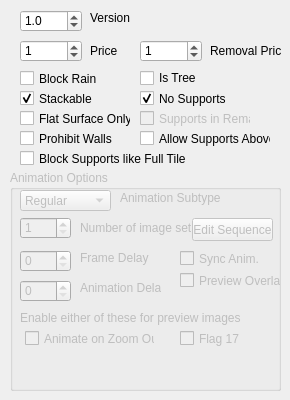
        <widget class="QWidget" name="tab_minorSettings">
         <attribute name="title">
          <string>Minor Settings</string>
         </attribute>
         <widget class="QDoubleSpinBox" name="doubleSpinBox_version">
          <property name="geometry">
           <rect>
            <x>20</x>
            <y>10</y>
            <width>62</width>
            <height>22</height>
           </rect>
          </property>
          <property name="toolTip">
           <string notr="true">Unless you don't revise an already released object, keep this at 1.0</string>
          </property>
          <property name="locale">
           <locale language="English" country="UnitedStates"/>
          </property>
          <property name="decimals">
           <number>1</number>
          </property>
          <property name="singleStep">
           <double>0.100000000000000</double>
          </property>
          <property name="value">
           <double>1.000000000000000</double>
          </property>
         </widget>
         <widget class="QLabel" name="label_version">
          <property name="geometry">
           <rect>
            <x>90</x>
            <y>10</y>
            <width>47</width>
            <height>16</height>
           </rect>
          </property>
          <property name="text">
           <string>Version</string>
          </property>
         </widget>
         <widget class="QDoubleSpinBox" name="doubleSpinBox_price">
          <property name="geometry">
           <rect>
            <x>20</x>
            <y>40</y>
            <width>62</width>
            <height>22</height>
           </rect>
          </property>
          <property name="toolTip">
           <string notr="true">Unless you don't revise an already released object, keep this at 1.0</string>
          </property>
          <property name="decimals">
           <number>0</number>
          </property>
          <property name="maximum">
           <double>10000.000000000000000</double>
          </property>
          <property name="singleStep">
           <double>1.000000000000000</double>
          </property>
          <property name="value">
           <double>1.000000000000000</double>
          </property>
         </widget>
         <widget class="QLabel" name="label_price">
          <property name="geometry">
           <rect>
            <x>90</x>
            <y>40</y>
            <width>51</width>
            <height>21</height>
           </rect>
          </property>
          <property name="text">
           <string>Price</string>
          </property>
         </widget>
         <widget class="QDoubleSpinBox" name="doubleSpinBox_removalPrice">
          <property name="geometry">
           <rect>
            <x>140</x>
            <y>40</y>
            <width>62</width>
            <height>22</height>
           </rect>
          </property>
          <property name="toolTip">
           <string notr="true">Unless you don't revise an already released object, keep this at 1.0</string>
          </property>
          <property name="decimals">
           <number>0</number>
          </property>
          <property name="minimum">
           <double>-1000.000000000000000</double>
          </property>
          <property name="maximum">
           <double>1000.000000000000000</double>
          </property>
          <property name="singleStep">
           <double>1.000000000000000</double>
          </property>
          <property name="value">
           <double>1.000000000000000</double>
          </property>
         </widget>
         <widget class="QLabel" name="label_removalPrice">
          <property name="geometry">
           <rect>
            <x>210</x>
            <y>40</y>
            <width>71</width>
            <height>21</height>
           </rect>
          </property>
          <property name="text">
           <string>Removal Price</string>
          </property>
         </widget>
         <widget class="QCheckBox" name="requiresFlatSurface">
          <property name="geometry">
           <rect>
            <x>20</x>
            <y>110</y>
            <width>111</width>
            <height>17</height>
           </rect>
          </property>
          <property name="toolTip">
           <string>requiresFlatSurface</string>
          </property>
          <property name="text">
           <string>Flat Surface Only</string>
          </property>
         </widget>
         <widget class="QCheckBox" name="SMALL_SCENERY_FLAG_VOFFSET_CENTRE">
          <property name="geometry">
           <rect>
            <x>20</x>
            <y>70</y>
            <width>111</width>
            <height>17</height>
           </rect>
          </property>
          <property name="toolTip">
           <string>SMALL_SCENERY_FLAG_VOFFSET_CENTRE</string>
          </property>
          <property name="text">
           <string>Block Rain</string>
          </property>
         </widget>
         <widget class="QCheckBox" name="isStackable">
          <property name="geometry">
           <rect>
            <x>20</x>
            <y>90</y>
            <width>111</width>
            <height>17</height>
           </rect>
          </property>
          <property name="toolTip">
           <string>isStackable</string>
          </property>
          <property name="text">
           <string>Stackable</string>
          </property>
          <property name="checked">
           <bool>true</bool>
          </property>
         </widget>
         <widget class="QCheckBox" name="prohibitWalls">
          <property name="geometry">
           <rect>
            <x>20</x>
            <y>130</y>
            <width>111</width>
            <height>17</height>
           </rect>
          </property>
          <property name="toolTip">
           <string>prohibitWalls</string>
          </property>
          <property name="text">
           <string>Prohibit Walls</string>
          </property>
         </widget>
         <widget class="QCheckBox" name="SMALL_SCENERY_FLAG27">
          <property name="geometry">
           <rect>
            <x>20</x>
            <y>150</y>
            <width>171</width>
            <height>17</height>
           </rect>
          </property>
          <property name="toolTip">
           <string>SMALL_SCENERY_FLAG27</string>
          </property>
          <property name="text">
           <string>Block Supports like Full Tile</string>
          </property>
         </widget>
         <widget class="QCheckBox" name="allowSupportsAbove">
          <property name="geometry">
           <rect>
            <x>140</x>
            <y>130</y>
            <width>131</width>
            <height>17</height>
           </rect>
          </property>
          <property name="toolTip">
           <string>allowSupportsAbove</string>
          </property>
          <property name="text">
           <string>Allow Supports Above</string>
          </property>
          <property name="checked">
           <bool>false</bool>
          </property>
         </widget>
         <widget class="QGroupBox" name="groupBox_animOptions">
          <property name="enabled">
           <bool>false</bool>
          </property>
          <property name="geometry">
           <rect>
            <x>10</x>
            <y>170</y>
            <width>271</width>
            <height>221</height>
           </rect>
          </property>
          <property name="title">
           <string>Animation Options</string>
          </property>
          <property name="flat">
           <bool>true</bool>
          </property>
          <widget class="QLabel" name="label_animSubtype">
           <property name="geometry">
            <rect>
             <x>110</x>
             <y>20</y>
             <width>101</width>
             <height>16</height>
            </rect>
           </property>
           <property name="text">
            <string>Animation Subtype</string>
           </property>
          </widget>
          <widget class="QComboBox" name="comboBox_animSubtype">
           <property name="geometry">
            <rect>
             <x>10</x>
             <y>20</y>
             <width>91</width>
             <height>21</height>
            </rect>
           </property>
           <property name="autoFillBackground">
            <bool>false</bool>
           </property>
           <property name="styleSheet">
            <string notr="true"/>
           </property>
           <item>
            <property name="text">
             <string>Regular</string>
            </property>
           </item>
           <item>
            <property name="text">
             <string>Fountain 1</string>
            </property>
           </item>
           <item>
            <property name="text">
             <string>Fountain 2</string>
            </property>
           </item>
           <item>
            <property name="text">
             <string>Clock</string>
            </property>
           </item>
           <item>
            <property name="text">
             <string>Single view</string>
            </property>
           </item>
          </widget>
          <widget class="QWidget" name="container_anim" native="true">
           <property name="geometry">
            <rect>
             <x>0</x>
             <y>40</y>
             <width>271</width>
             <height>171</height>
            </rect>
           </property>
           <widget class="QSpinBox" name="spinBox_frameDelay">
            <property name="geometry">
             <rect>
              <x>10</x>
              <y>40</y>
              <width>51</width>
              <height>22</height>
             </rect>
            </property>
            <property name="toolTip">
             <string notr="true">Delay of ticks between animation frames.</string>
            </property>
           </widget>
           <widget class="QSpinBox" name="spinBox_animDelay">
            <property name="geometry">
             <rect>
              <x>10</x>
              <y>70</y>
              <width>51</width>
              <height>22</height>
             </rect>
            </property>
            <property name="toolTip">
             <string notr="true">Delay of ticks after one animation cycle (0 = continuous).</string>
            </property>
           </widget>
           <widget class="QLabel" name="label_frameDelay">
            <property name="geometry">
             <rect>
              <x>70</x>
              <y>40</y>
              <width>71</width>
              <height>16</height>
             </rect>
            </property>
            <property name="text">
             <string>Frame Delay</string>
            </property>
           </widget>
           <widget class="QLabel" name="label_animDelay">
            <property name="geometry">
             <rect>
              <x>70</x>
              <y>70</y>
              <width>81</width>
              <height>16</height>
             </rect>
            </property>
            <property name="text">
             <string>Animation Delay</string>
            </property>
           </widget>
           <widget class="QSpinBox" name="spinBox_numSprites">
            <property name="geometry">
             <rect>
              <x>10</x>
              <y>7</y>
              <width>51</width>
              <height>22</height>
             </rect>
            </property>
            <property name="toolTip">
             <string>&lt;html&gt;&lt;head/&gt;&lt;body&gt;&lt;p&gt;Number of image sets of 4 views each you want to use. This does not correspond to the number of frames for the animation. Use the sequence editor for that.&lt;/p&gt;&lt;/body&gt;&lt;/html&gt;</string>
            </property>
            <property name="minimum">
             <number>1</number>
            </property>
            <property name="maximum">
             <number>256</number>
            </property>
           </widget>
           <widget class="QLabel" name="label">
            <property name="geometry">
             <rect>
              <x>70</x>
              <y>10</y>
              <width>111</width>
              <height>16</height>
             </rect>
            </property>
            <property name="text">
             <string>Number of image sets</string>
            </property>
           </widget>
           <widget class="QPushButton" name="pushButton_editAnimSequence">
            <property name="geometry">
             <rect>
              <x>182</x>
              <y>8</y>
              <width>81</width>
              <height>23</height>
             </rect>
            </property>
            <property name="text">
             <string>Edit Sequence</string>
            </property>
           </widget>
           <widget class="QCheckBox" name="SMALL_SCENERY_FLAG_VISIBLE_WHEN_ZOOMED">
            <property name="geometry">
             <rect>
              <x>15</x>
              <y>120</y>
              <width>130</width>
              <height>17</height>
             </rect>
            </property>
            <property name="toolTip">
             <string>SMALL_SCENERY_FLAG_VISIBLE_WHEN_ZOOMED</string>
            </property>
            <property name="text">
             <string>Animate on Zoom Out</string>
            </property>
           </widget>
           <widget class="QCheckBox" name="SMALL_SCENERY_FLAG17">
            <property name="geometry">
             <rect>
              <x>170</x>
              <y>120</y>
              <width>130</width>
              <height>17</height>
             </rect>
            </property>
            <property name="toolTip">
             <string>SMALL_SCENERY_FLAG17</string>
            </property>
            <property name="text">
             <string>Flag 17</string>
            </property>
           </widget>
           <widget class="QLabel" name="label_2">
            <property name="geometry">
             <rect>
              <x>10</x>
              <y>100</y>
              <width>221</width>
              <height>16</height>
             </rect>
            </property>
            <property name="text">
             <string>Enable either of these for preview images</string>
            </property>
           </widget>
          </widget>
          <widget class="QCheckBox" name="SMALL_SCENERY_FLAG_COG">
           <property name="geometry">
            <rect>
             <x>170</x>
             <y>80</y>
             <width>131</width>
             <height>17</height>
            </rect>
           </property>
           <property name="toolTip">
            <string>SMALL_SCENERY_FLAG_COG</string>
           </property>
           <property name="text">
            <string>Sync Anim.</string>
           </property>
          </widget>
          <widget class="QCheckBox" name="hasOverlayImage">
           <property name="geometry">
            <rect>
             <x>170</x>
             <y>100</y>
             <width>101</width>
             <height>21</height>
            </rect>
           </property>
           <property name="toolTip">
            <string>hasOverlayImage</string>
           </property>
           <property name="text">
            <string>Preview Overlay</string>
           </property>
          </widget>
          <zorder>container_anim</zorder>
          <zorder>label_animSubtype</zorder>
          <zorder>comboBox_animSubtype</zorder>
          <zorder>SMALL_SCENERY_FLAG_COG</zorder>
          <zorder>hasOverlayImage</zorder>
         </widget>
         <widget class="QCheckBox" name="isTree">
          <property name="geometry">
           <rect>
            <x>140</x>
            <y>70</y>
            <width>111</width>
            <height>16</height>
           </rect>
          </property>
          <property name="toolTip">
           <string>isTree</string>
          </property>
          <property name="text">
           <string>Is Tree</string>
          </property>
         </widget>
         <widget class="QCheckBox" name="hasNoSupports">
          <property name="geometry">
           <rect>
            <x>140</x>
            <y>90</y>
            <width>111</width>
            <height>17</height>
           </rect>
          </property>
          <property name="toolTip">
           <string>hasNoSupports</string>
          </property>
          <property name="text">
           <string>No Supports</string>
          </property>
          <property name="checked">
           <bool>true</bool>
          </property>
         </widget>
         <widget class="QCheckBox" name="supportsHavePrimaryColour">
          <property name="enabled">
           <bool>false</bool>
          </property>
          <property name="geometry">
           <rect>
            <x>140</x>
            <y>110</y>
            <width>111</width>
            <height>17</height>
           </rect>
          </property>
          <property name="toolTip">
           <string>supportsHavePrimaryColour</string>
          </property>
          <property name="text">
           <string>Supports in Remap</string>
          </property>
         </widget>
        </widget>
